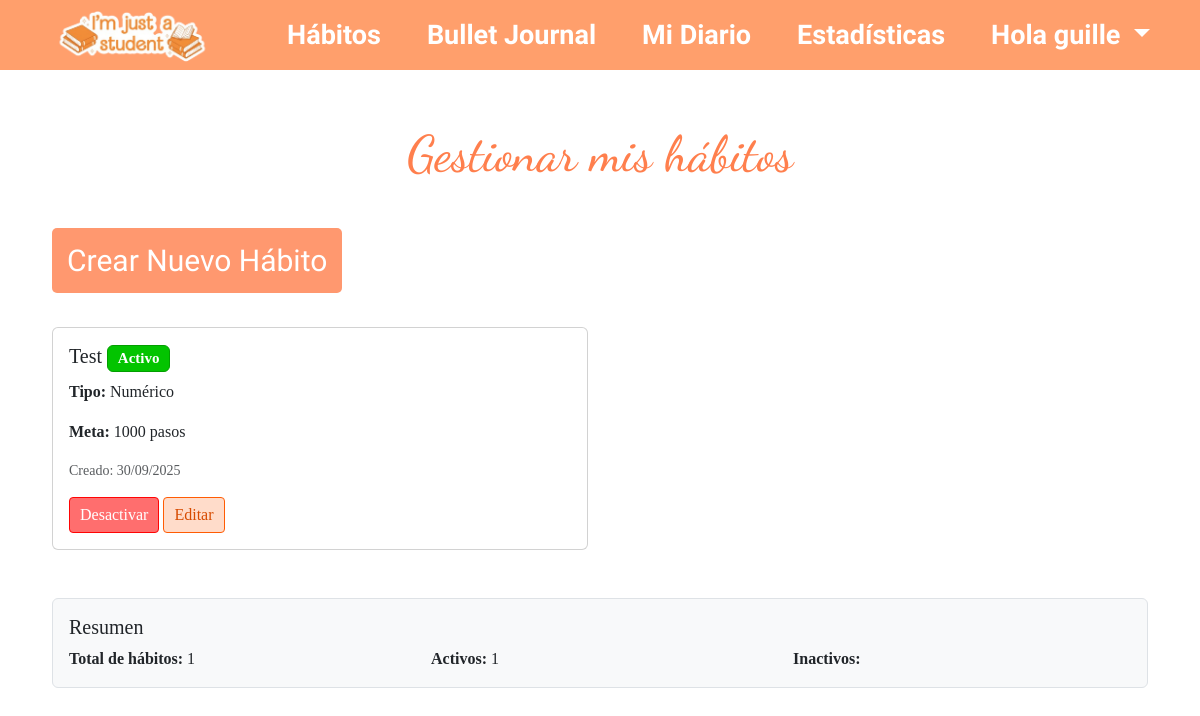
The app's page /habits/manage/ (signed in) with its own data.
### bullet_journal/models.py (models this page shows, shortened)
class CustomHabit(models.Model):
    TYPE_CHOICES = [
        ('boolean', 'Sí/No'),
        ('integer', 'Número'),
    ]
    user = models.ForeignKey(User, on_delete=models.CASCADE, related_name='custom_habits')
    name = models.CharField(max_length=100)
    description = models.TextField(blank=True, null=True)
    type = models.CharField(max_length=10, choices=TYPE_CHOICES)
    created_at = models.DateTimeField(auto_now_add=True)
    is_active = models.BooleanField(default=True)
    goal_value = models.IntegerField(null=True, blank=True)  # Valor objetivo (si aplica)
    unit = models.CharField(max_length=20, blank=True, null=True)  #
    class Meta:
        unique_together = ('user', 'name')
        ordering = ['-created_at']

### bullet_journal/views/journal_views.py (the view)
# urls.py: path('habits/manage/', manage_habits, name='manage_habits'),
@login_required
def manage_habits(request):
    if request.method == 'POST':
        form = CustomHabitForm(request.POST)
        if form.is_valid():
            habit = form.save(commit=False)
            habit.user = request.user
            habit.save()
            messages.success(request, f'Hábito "{habit.name}" creado exitosamente!')
            return redirect('manage_habits')
    else:
        form = CustomHabitForm()
    habits = CustomHabit.objects.filter(user=request.user).order_by('-created_at')
    return render(request, 'bullet_journal/journal/manage_habits.html', {
        'form': form,
        'habits': habits
    })

### bullet_journal/templates/bullet_journal/journal/manage_habits.html (shortened to what this page needs)
{% extends "header.html" %}
{% load static %}
{% load i18n %}
    {% block extra_head %}
    <link rel="stylesheet" href="{% static 'bullet_journal/css/styles.css' %}">
    {% endblock %}
{% block contenido %}
<body>
<div class="container mt-5">
    <div class="journal-form">
        <h1> Gestionar mis hábitos</h1>
        <p class="fs-5 mb-4">
        <div class="mb-4">
            <a href="{% url 'add_habit_quick' %}" class="btn btn-primary btn-lg">
                 Crear Nuevo Hábito
            </a>
        </div>
        {% if habits %}
            <div class="row">
                {% for habit in habits %}
                <div class="col-md-6 mb-4">
                    <div class="card {% if not habit.is_active %}bg-light text-muted{% endif %}">
                        <div class="card-body">
                            <div class="d-flex justify-content-between align-items-start">
                                <div class="flex-grow-1">
                                    <h5 class="card-title">
                                        {{ habit.name }}
                                        {% if not habit.is_active %}
                                            <span class="badge bg-secondary">Inactivo</span>
                                        {% else %}
                                            <span class="badge bg-success">Activo</span>
                                        {% endif %}
                                    </h5>
                                    <p class="card-text">
                                        <strong>Tipo:</strong>
                                        {% if habit.type == 'boolean' %}
                                            Sí/No
                                        {% else %}
                                             Numérico
                                        {% endif %}
                                    </p>
                                    {% if habit.goal_value %}
                                    <p class="card-text">
                                        <strong>Meta:</strong> {{ habit.goal_value }}{% if habit.unit %} {{ habit.unit }}{% endif %}
                                    </p>
                                    {% endif %}
                                    <p class="card-text">
                                        <small class="text-muted">
                                            Creado: {{ habit.created_at|date:"d/m/Y" }}
                                        </small>
                                    </p>
                                </div>
                            </div>
                            <div class="mt-3">
                                <a href="{% url 'toggle_habit_status' habit.id %}"
                                   class="btn btn-sm {% if habit.is_active %}btn-warning{% else %}btn-success{% endif %}">
                                    {% if habit.is_active %}
                                        Desactivar
                                    {% else %}
                                        Activar
                                    {% endif %}
                                </a>
                                <a href="#" class="btn btn-sm btn-outline-primary">Editar</a>
                            </div>
                        </div>
                    </div>
                </div>
                {% endfor %}
            </div>
            <div class="mt-4 p-3 border rounded" style="background-color: #f8f9fa;">
                <h5>Resumen</h5>
                <div class="row">
                    <div class="col-md-4">
                        <strong>Total de hábitos:</strong> {{ habits|length }}
                    </div>
                    <div class="col-md-4">
                        <strong>Activos:</strong>
                        {% with active_count=habits|length %}
                            {% for habit in habits %}
                                {% if habit.is_active %}{{ forloop.counter0|add:1 }}{% endif %}
                            {% empty %}
                                0
                            {% endfor %}
                        {% endwith %}
                    </div>
                    <div class="col-md-4">
                        <strong>Inactivos:</strong>
                    </div>
                </div>
            </div>
        {% endif %}
        </div>
    </div>
</body>
{% endblock %}

### bullet_journal/templates/header.html (shortened to what this page needs)
{% load static %}
<html>
<head>
    <link href="https://cdn.jsdelivr.net/npm/bootstrap@5.3.3/dist/css/bootstrap.min.css" rel="stylesheet">
    <link rel="stylesheet" href="{% static 'bullet_journal/css/styles.css' %}">
    {% block extra_head %}{% endblock %}
</head>
<body>
<header>
<nav class="navbar navbar-expand-lg navbar-light custom-header">
  <div class="container-fluid">
    <a class="navbar-brand" href="{% url 'home' %}">
      <img src="{% static 'bullet_journal/images/logo1.png' %}" alt="Logo" class="logo-img">
    </a>
    <div class="collapse navbar-collapse" id="navbarContent">
      <ul class="navbar-nav ms-auto nav-links">
        <li class="nav-item">
          <a class="nav-link" href="{% url 'manage_habits' %}">Hábitos</a>
        </li>
        <li class="nav-item">
          <a class="nav-link" href="{% url 'journal_list' %}">Bullet Journal</a>
        </li>
        <li class="nav-item">
          <a class="nav-link" href="{% url 'diary_list' %}"> Mi Diario</a>
        </li>
        <li class="nav-item">
          <a class="nav-link" href="{% url 'stadistics' %}">Estadísticas</a>
        </li>
          {% if user.is_authenticated %}
          <li class="nav-item dropdown">
            <a class="nav-link dropdown-toggle" href="#" id="userDropdown" role="button" data-bs-toggle="dropdown" aria-expanded="false">
              Hola {{ user.username }}
            </a>
          </li>
        {% endif %}
      </ul>
    </div>
  </div>
</nav>
</header>
<main>
    {% block contenido %}{% endblock %}
</main>
</body>
</html>

### bullet_journal/static/bullet_journal/css/styles.css (style rules this page uses)
.custom-header { display: flex; justify-content: space-between; align-items: center; background-color: #ff9f6c; color: white; padding: 15px 30px; position: fixed; top: 0; left: 0; width: 100%; height: 70px; z-index: 1000; }
.logo-img { width: 180px; height: auto; }
.nav-links { list-style: none; display: flex; gap: 30px; align-items: center; }
.nav-links a { text-decoration: none; color: white; font-weight: bold; transition: color 0.3s; font-family: 'Amatic SC', cursive; font-size: 27px; }
.nav-item.dropdown .nav-link.dropdown-toggle { color: white !important; }
* { margin: 0; padding: 0; box-sizing: border-box; }
.journal-form { height: 100vh; margin: 0; font-family: 'Times New Roman', Times, serif; padding: 10px; padding-top: 0; }
.journal-form .btn.btn-primary { text-align: center; font-family: "Amatic SC", sans-serif; color: white; font-size: 30px; margin-bottom: 10px; }
h1 { margin-top: 80px; padding: 20px; font-family: 'Dancing Script', cursive; color: #ff7f4d; font-size: 50px; text-align: center; }
.p-3 { font-family: 'Times New Roman', Times, serif; }
.btn.btn-primary { font-family: 'Times New Roman', Times, serif; font-size: 19px; background-color: #ff986f; color: white; border: none; padding: 10px 15px; border-radius: 5px; text-align: center; justify-content: center; }
:root { --cell: 28px; --gap: 2px; --border: #333; font-family: Arial, sans-serif; }
.btn.btn-sm.btn-outline-primary { font-family: 'Times New Roman', Times, serif; font-size: 16px; background-color: #ffdcca; color: #d74b00; border: 1px solid #ff5c04; padding: 5px 10px; border-radius: 4px; }
.btn.btn-sm.btn-warning { font-family: 'Times New Roman', Times, serif; font-size: 16px; background-color: rgb(255, 110, 110); color: white; border: 1px solid #ff0404; padding: 5px 10px; border-radius: 4px; }
.badge.bg-success { background-color: #03c400 !important; color: white !important; border: 1px solid #039f00 !important; }

### records on screen
CustomHabit: name "Test", is_active "Activo", type "Numérico", goal_value "1000", unit "pasos", created_at "30/09/2025"

### other values on screen
{{ user.username }} "guille"
{{ habits|length }} "1"
